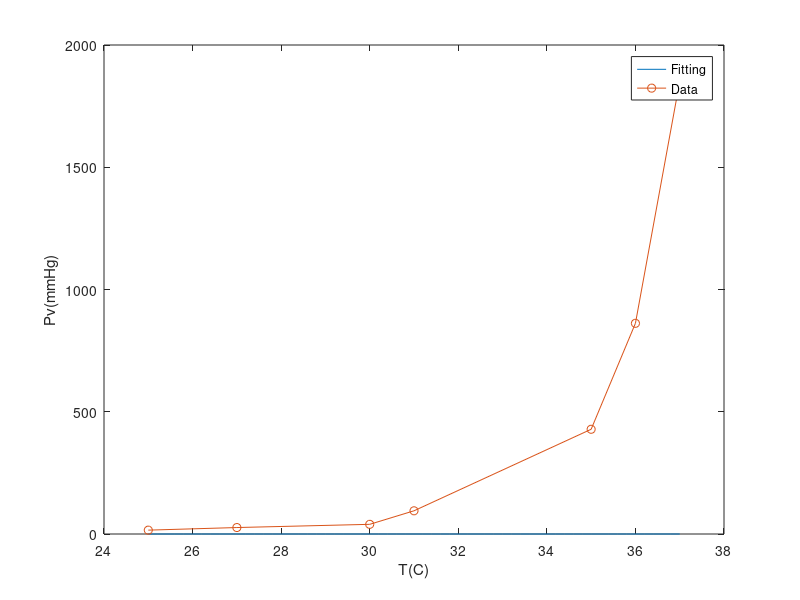

Recreate this plot in MATLAB.
T=[25 27 30 31 35 36 37];
Pv=[15.8 26.43 39.56 94.91 428.35 861.71 1851.24];


X=[(ones(1,length(T)));1./T;log10(Pv)./T]';
b=pinv(X)*log10(Pv)';



A=b(1);
C=-b(3);
B=b(2)-A*C;
disp(A);disp(B);disp(C);
Ti=T(1):0.2:T(end);
Pvi=10.^(A+B./Ti+C);
plot(Ti,Pvi,T,Pv,'-o'),xlabel('T(C)'),ylabel('Pv(mmHg)'),legend('Fitting','Data');



